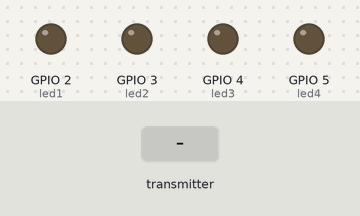
Bench run of a sketch on a simulated ESP32-S3. On the bench: output pins drawn as LEDs (lit = HIGH). The inputs (shaded band) are chosen by the test bench. USB keyboard and mouse output is not drawn; what the sketch prints to the serial monitor is not drawn.

Above: at 2.2 s.
2.3 s: the transmitter starts sending switch1Value = 64
At 3.5 s:
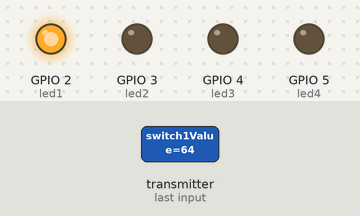
3.8 s: the transmitter starts sending switch2Value = 64
At 4.7 s:
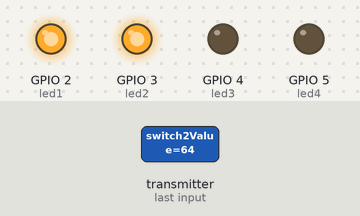
5.3 s: the transmitter starts sending switch3Value = 64
At 5.9 s:
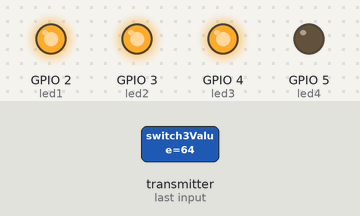
6.8 s: the transmitter starts sending switch4Value = 64
At 8.0 s:
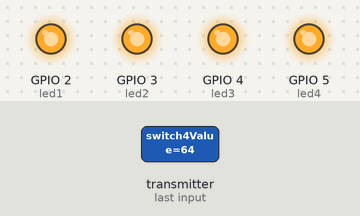
8.3 s: the transmitter starts sending switch1Value = 0
At 9.4 s:
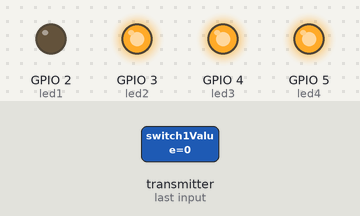
9.8 s: the transmitter starts sending switch2Value = 0
At 10.5 s:
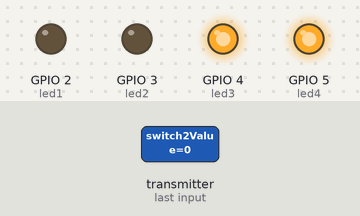
Timing chart, 0 to 12.3 s (numbered marks = the images above; inputs shaded):
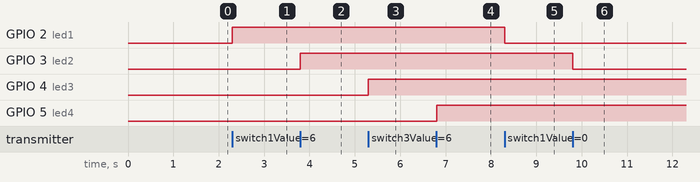

Measured:
- after the input at 2.3 s, GPIO 2 (led1): LOW → HIGH at once
- after the input at 3.8 s, GPIO 3 (led2): LOW → HIGH at once
- after the input at 5.3 s, GPIO 4 (led3): LOW → HIGH at once
- after the input at 6.8 s, GPIO 5 (led4): LOW → HIGH at once
- after the input at 8.3 s, GPIO 2 (led1): HIGH → LOW at once
- after the input at 9.8 s, GPIO 3 (led2): HIGH → LOW at once

The sketch:

ESP_NOW_Receiver_HID.ino
```cpp
#include <esp_now.h>
#include <WiFi.h>
#include "USB.h"
#include "USBHIDKeyboard.h"
USBHIDKeyboard Keyboard;

#define OSX 0
#define Windows 1
#define UBUNTU 2

int platorm = Windows;

int keyState;

unsigned long nowKey;
unsigned long lastKey = 0;
#define keyTime 1000 // How long between keypresses so we don't crash Mach3


#define SIGNAL_TIMEOUT 1000  // This is signal timeout in milli seconds. We will reset the data if no signal

unsigned long lastRecvTime = 0;

struct PacketData
{

  byte switch1Value;
  byte switch2Value;
  byte switch3Value;
  byte switch4Value;

};
PacketData receiverData;

int   led1 = 2;
int   led2 = 3;
int   led3 = 4;
int   led4 = 5;


//Assign default input received values
void setInputDefaultValues()
{

  receiverData.switch1Value = LOW;
  receiverData.switch2Value = LOW;
  receiverData.switch3Value = LOW;
  receiverData.switch4Value = LOW;

}

void mapAndWriteValues()
{

  digitalWrite(led1, receiverData.switch1Value);
  digitalWrite(led2, receiverData.switch2Value);
  digitalWrite(led3, receiverData.switch3Value);
  digitalWrite(led4, receiverData.switch4Value);

}

// callback function that will be executed when data is received
void OnDataRecv(const uint8_t * mac, const uint8_t *incomingData, int len)
{
  if (len == 0)
  {
    return;
  }
  memcpy(&receiverData, incomingData, sizeof(receiverData));
  mapAndWriteValues();
  lastRecvTime = millis();
}

void setUpPinModes()
{

  pinMode(led1, OUTPUT);
  pinMode(led2, OUTPUT);
  pinMode(led3, OUTPUT);
  pinMode(led4, OUTPUT);

  setInputDefaultValues();
  mapAndWriteValues();
}

void setup()
{
  setUpPinModes();
  WiFi.mode(WIFI_STA);
  delay(1000);
  Serial.begin(115200);
  Serial.println("I'm Alive!");

  //Keyboard Startup
  Keyboard.begin();

  // Init ESP-NOW
  if (esp_now_init() != ESP_OK)
  {
    Serial.println("Error initializing ESP-NOW");
    return;
  }

  esp_now_register_recv_cb(OnDataRecv);
}


void loop()
{
  //Check Signal lost.
  unsigned long now = millis();
  if ( now - lastRecvTime > SIGNAL_TIMEOUT )
  {
    setInputDefaultValues();
    mapAndWriteValues();
  }

  nowKey = millis();
  if ( nowKey - lastKey > keyTime ) {
  if ((receiverData.switch1Value == HIGH) && (keyState == 0)){
    // E-Stop KEYBOARD COMMAND
    //Keyboard.press(KEY_LEFT_ALT);
    Keyboard.press(' ');
    Keyboard.releaseAll();
    keyState = 1;
    lastKey = millis();
  } else if ((receiverData.switch1Value == LOW) && (keyState == 1)){
    keyState = 0;
  }

  if ((receiverData.switch2Value == HIGH) && (keyState == 0)){
    // Cycle Stop KEYBOARD COMMAND ALT-S
    Keyboard.press(KEY_LEFT_ALT);
    Keyboard.press('s');
    Keyboard.releaseAll();
    keyState = 1;
    lastKey = millis();
  } else if ((receiverData.switch2Value == LOW) && (keyState == 1)){
    keyState = 0;
  }

    if ((receiverData.switch3Value == HIGH) && (keyState == 0)){
    // Cycle Pause KEYBOARD COMMAND (SPACE)
    Keyboard.press(KEY_LEFT_ALT);
    Keyboard.press('p');
    Keyboard.releaseAll();
    keyState = 1;
    lastKey = millis();
  } else if ((receiverData.switch3Value == LOW) && (keyState == 1)){
    keyState = 0;
  }

  if ((receiverData.switch4Value == HIGH) && (keyState == 0)){
    // Cycle Start KEYBOARD COMMAND ALT-R
    Keyboard.press(KEY_LEFT_ALT);
    Keyboard.press('r');
    Keyboard.releaseAll();
    keyState = 1;
    lastKey = millis();
  } else if ((receiverData.switch4Value == LOW) && (keyState == 1)){
  keyState = 0;
  }
 }
}
```
